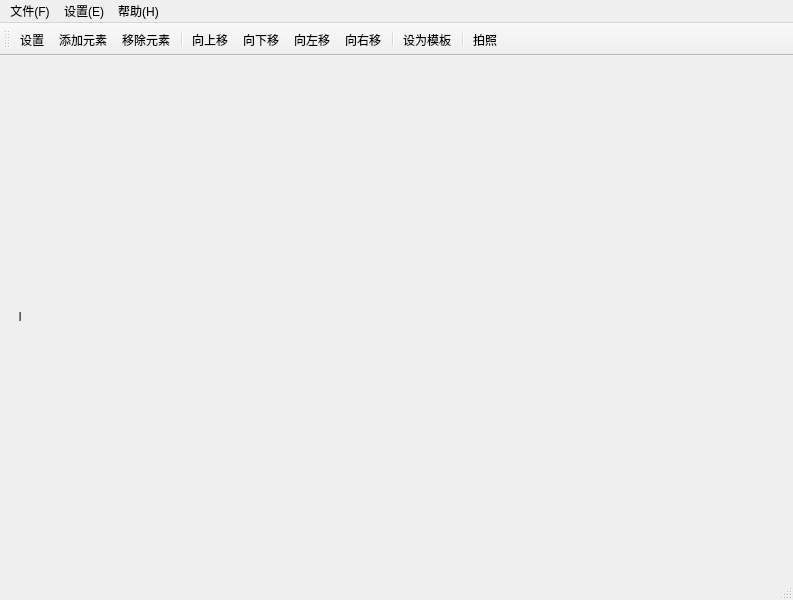
<?xml version="1.0" encoding="UTF-8"?>
<ui version="4.0">
 <class>MainWindow</class>
 <widget class="QMainWindow" name="MainWindow">
  <property name="geometry">
   <rect>
    <x>0</x>
    <y>0</y>
    <width>793</width>
    <height>600</height>
   </rect>
  </property>
  <property name="windowTitle">
   <string>主界面</string>
  </property>
  <widget class="QWidget" name="centralwidget">
   <layout class="QVBoxLayout" name="verticalLayout">
    <item>
     <widget class="QLabel" name="myImageLabel">
      <property name="minimumSize">
       <size>
        <width>0</width>
        <height>0</height>
       </size>
      </property>
      <property name="maximumSize">
       <size>
        <width>16777215</width>
        <height>16777215</height>
       </size>
      </property>
      <property name="text">
       <string>   l</string>
      </property>
     </widget>
    </item>
   </layout>
  </widget>
  <widget class="QMenuBar" name="menubar">
   <property name="geometry">
    <rect>
     <x>0</x>
     <y>0</y>
     <width>793</width>
     <height>23</height>
    </rect>
   </property>
   <widget class="QMenu" name="menu">
    <property name="title">
     <string>文件(F)</string>
    </property>
    <addaction name="create_tm_action"/>
    <addaction name="open_img_action"/>
    <addaction name="save_tm_action"/>
    <addaction name="separator"/>
    <addaction name="exit_action"/>
   </widget>
   <widget class="QMenu" name="menu_2">
    <property name="title">
     <string>设置(E)</string>
    </property>
   </widget>
   <widget class="QMenu" name="menu_3">
    <property name="title">
     <string>帮助(H)</string>
    </property>
    <addaction name="about_action"/>
   </widget>
   <addaction name="menu"/>
   <addaction name="menu_2"/>
   <addaction name="menu_3"/>
  </widget>
  <widget class="QStatusBar" name="statusbar"/>
  <widget class="QToolBar" name="toolBar">
   <property name="sizePolicy">
    <sizepolicy hsizetype="Preferred" vsizetype="Maximum">
     <horstretch>0</horstretch>
     <verstretch>0</verstretch>
    </sizepolicy>
   </property>
   <property name="minimumSize">
    <size>
     <width>0</width>
     <height>0</height>
    </size>
   </property>
   <property name="maximumSize">
    <size>
     <width>16777215</width>
     <height>55</height>
    </size>
   </property>
   <property name="sizeIncrement">
    <size>
     <width>0</width>
     <height>55</height>
    </size>
   </property>
   <property name="windowTitle">
    <string>toolBar</string>
   </property>
   <property name="iconSize">
    <size>
     <width>20</width>
     <height>22</height>
    </size>
   </property>
   <property name="toolButtonStyle">
    <enum>Qt::ToolButtonTextUnderIcon</enum>
   </property>
   <property name="floatable">
    <bool>true</bool>
   </property>
   <attribute name="toolBarArea">
    <enum>TopToolBarArea</enum>
   </attribute>
   <attribute name="toolBarBreak">
    <bool>false</bool>
   </attribute>
   <addaction name="settingAction"/>
   <addaction name="addAction"/>
   <addaction name="removeAction"/>
   <addaction name="separator"/>
   <addaction name="upAction"/>
   <addaction name="downAction"/>
   <addaction name="leftAction"/>
   <addaction name="rightAction"/>
   <addaction name="separator"/>
   <addaction name="setTmplAction"/>
   <addaction name="separator"/>
   <addaction name="captureAction"/>
  </widget>
  <action name="upAction">
   <property name="icon">
    <iconset resource="E:/study/1软件图标资源/useful/ribo.qrc">
     <normaloff>:/my.qrc/images/71.png</normaloff>:/my.qrc/images/71.png</iconset>
   </property>
   <property name="text">
    <string>向上移</string>
   </property>
   <property name="toolTip">
    <string>向上移</string>
   </property>
  </action>
  <action name="downAction">
   <property name="icon">
    <iconset resource="E:/study/1软件图标资源/useful/ribo.qrc">
     <normaloff>:/my.qrc/images/44.png</normaloff>:/my.qrc/images/44.png</iconset>
   </property>
   <property name="text">
    <string>向下移</string>
   </property>
   <property name="toolTip">
    <string>向下移</string>
   </property>
  </action>
  <action name="leftAction">
   <property name="icon">
    <iconset resource="E:/study/1软件图标资源/useful/ribo.qrc">
     <normaloff>:/my.qrc/images/53.png</normaloff>:/my.qrc/images/53.png</iconset>
   </property>
   <property name="text">
    <string>向左移</string>
   </property>
   <property name="toolTip">
    <string>向左移</string>
   </property>
  </action>
  <action name="rightAction">
   <property name="icon">
    <iconset resource="E:/study/1软件图标资源/useful/ribo.qrc">
     <normaloff>:/my.qrc/images/64.png</normaloff>:/my.qrc/images/64.png</iconset>
   </property>
   <property name="text">
    <string>向右移</string>
   </property>
   <property name="toolTip">
    <string>向右移</string>
   </property>
  </action>
  <action name="removeAction">
   <property name="icon">
    <iconset resource="E:/study/1软件图标资源/useful/ribo.qrc">
     <normaloff>:/my.qrc/images/40.png</normaloff>:/my.qrc/images/40.png</iconset>
   </property>
   <property name="text">
    <string>移除元素</string>
   </property>
   <property name="toolTip">
    <string>移除元素</string>
   </property>
  </action>
  <action name="settingAction">
   <property name="icon">
    <iconset resource="E:/study/1软件图标资源/useful/ribo.qrc">
     <normaloff>:/my.qrc/images/42.png</normaloff>:/my.qrc/images/42.png</iconset>
   </property>
   <property name="text">
    <string>设置</string>
   </property>
   <property name="toolTip">
    <string>设置</string>
   </property>
  </action>
  <action name="open_img_action">
   <property name="text">
    <string>打开模板图片</string>
   </property>
  </action>
  <action name="setTmplAction">
   <property name="icon">
    <iconset resource="E:/study/1软件图标资源/useful/ribo.qrc">
     <normaloff>:/my.qrc/images/45.png</normaloff>:/my.qrc/images/45.png</iconset>
   </property>
   <property name="text">
    <string>设为模板</string>
   </property>
   <property name="toolTip">
    <string>设为模板</string>
   </property>
  </action>
  <action name="captureAction">
   <property name="icon">
    <iconset resource="E:/study/1软件图标资源/useful/ribo.qrc">
     <normaloff>:/my.qrc/images/54.png</normaloff>:/my.qrc/images/54.png</iconset>
   </property>
   <property name="text">
    <string>拍照</string>
   </property>
   <property name="toolTip">
    <string>拍照</string>
   </property>
  </action>
  <action name="addAction">
   <property name="icon">
    <iconset resource="E:/study/1软件图标资源/useful/ribo.qrc">
     <normaloff>:/my.qrc/images/35.png</normaloff>:/my.qrc/images/35.png</iconset>
   </property>
   <property name="text">
    <string>添加元素</string>
   </property>
   <property name="toolTip">
    <string>添加元素</string>
   </property>
  </action>
  <action name="exit_action">
   <property name="text">
    <string>退出</string>
   </property>
  </action>
  <action name="about_action">
   <property name="text">
    <string>关于</string>
   </property>
  </action>
  <action name="create_tm_action">
   <property name="text">
    <string>新建模板</string>
   </property>
   <property name="toolTip">
    <string>新建模板</string>
   </property>
  </action>
  <action name="save_tm_action">
   <property name="text">
    <string>保存当前模板</string>
   </property>
   <property name="toolTip">
    <string>保存当前模板</string>
   </property>
  </action>
 </widget>
 <resources>
  <include location="E:/study/1软件图标资源/useful/ribo.qrc"/>
 </resources>
 <connections>
  <connection>
   <sender>settingAction</sender>
   <signal>triggered()</signal>
   <receiver>myImageLabel</receiver>
   <slot>clear()</slot>
   <hints>
    <hint type="sourcelabel">
     <x>-1</x>
     <y>-1</y>
    </hint>
    <hint type="destinationlabel">
     <x>417</x>
     <y>325</y>
    </hint>
   </hints>
  </connection>
  <connection>
   <sender>exit_action</sender>
   <signal>triggered()</signal>
   <receiver>MainWindow</receiver>
   <slot>close()</slot>
   <hints>
    <hint type="sourcelabel">
     <x>-1</x>
     <y>-1</y>
    </hint>
    <hint type="destinationlabel">
     <x>396</x>
     <y>299</y>
    </hint>
   </hints>
  </connection>
 </connections>
</ui>
